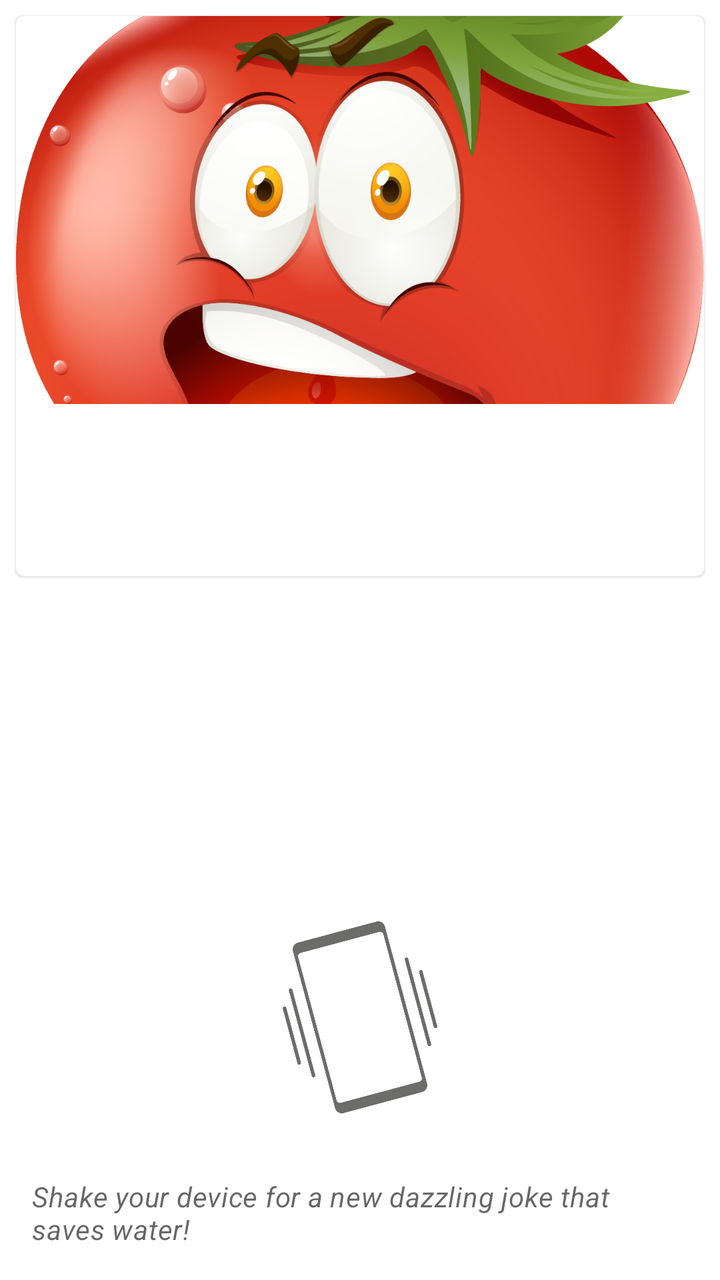
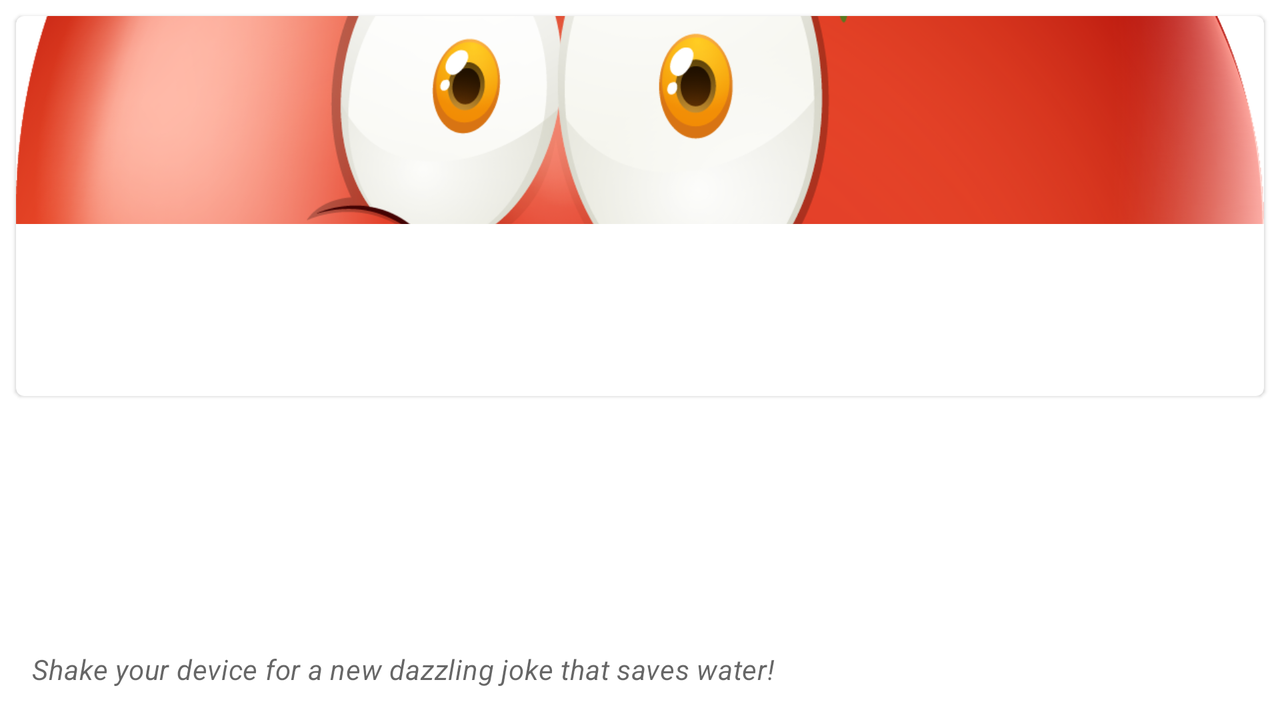

First picture: res/layout/ on a phone held upright. Second picture: the repository's own variant of that layout, on a device whose configuration matches the variant's folder. Source for both follows.
<!-- AndroidManifest.xml: application theme Theme.SaveWaterTapApp -->
<!-- res/layout/fragment_jokes.xml -->
<?xml version="1.0" encoding="utf-8"?>
<androidx.constraintlayout.widget.ConstraintLayout xmlns:android="http://schemas.android.com/apk/res/android"
    xmlns:app="http://schemas.android.com/apk/res-auto"
    xmlns:tools="http://schemas.android.com/tools"
    android:layout_width="match_parent"
    android:layout_height="match_parent">

    
    <com.google.android.material.card.MaterialCardView
        android:id="@+id/card"
        android:layout_width="match_parent"
        android:layout_height="wrap_content"
        android:layout_margin="8dp"
        app:layout_constraintTop_toTopOf="parent"
        tools:layout_editor_absoluteX="8dp">

        <LinearLayout
            android:layout_width="match_parent"
            android:layout_height="wrap_content"
            android:orientation="vertical">

            
            <ImageView
                android:id="@+id/joke_img"
                android:layout_width="match_parent"
                android:layout_height="194dp"
                android:contentDescription="Bildtext"
                android:scaleType="centerCrop"
                app:srcCompat="@drawable/tomato" />

            <LinearLayout
                android:layout_width="match_parent"
                android:layout_height="wrap_content"
                android:orientation="vertical"
                android:padding="16dp">

                
                <TextView
                    android:id="@+id/joke_title"
                    android:layout_width="wrap_content"
                    android:layout_height="wrap_content"
                    android:text="@string/joke_title"
                    android:textAppearance="?attr/textAppearanceHeadline6" />

                <TextView
                    android:id="@+id/joke_body"
                    android:layout_width="wrap_content"
                    android:layout_height="wrap_content"
                    android:layout_marginTop="8dp"
                    android:text="@string/joke_body"
                    android:textAppearance="?attr/textAppearanceBody2"
                    android:textColor="?android:attr/textColorPrimary" />

            </LinearLayout>

        </LinearLayout>

    </com.google.android.material.card.MaterialCardView>

    <TextView
        android:id="@+id/shake_device"
        android:layout_width="0dp"
        android:layout_height="wrap_content"
        android:layout_marginStart="16dp"
        android:layout_marginEnd="16dp"
        android:layout_marginBottom="16dp"
        android:text="@string/shake_device"
        android:textAppearance="?attr/textAppearanceBody2"
        android:textColor="?android:attr/textColorSecondary"
        android:textStyle="italic"
        app:layout_constraintBottom_toBottomOf="parent"
        app:layout_constraintEnd_toEndOf="parent"
        app:layout_constraintStart_toStartOf="parent" />

    <ImageView
        android:id="@+id/imageView2"
        android:layout_width="96dp"
        android:layout_height="96dp"
        android:layout_marginBottom="32dp"
        app:layout_constraintBottom_toTopOf="@+id/shake_device"
        app:layout_constraintEnd_toEndOf="parent"
        app:layout_constraintStart_toStartOf="parent"
        app:srcCompat="@drawable/ic_vibrate" />


</androidx.constraintlayout.widget.ConstraintLayout>
<!-- resources referenced by this layout -->
<resources>
  <!-- drawable ic_vibrate: png bitmap (drawable, 21443 bytes) -->
  <!-- drawable tomato: png bitmap (drawable, 553030 bytes) -->
  <string name="joke_body" />
  <string name="joke_title" />
  <string name="shake_device">"Shake your device for a new dazzling joke that saves water!"</string>
  <style name="Theme.SaveWaterTapApp" parent="Theme.MaterialComponents.DayNight.DarkActionBar">
          
          <item name="colorPrimary">@color/purple_500</item>
          <item name="colorPrimaryVariant">@color/purple_700</item>
          <item name="colorOnPrimary">@color/white</item>
          
          <item name="colorSecondary">@color/teal_200</item>
          <item name="colorSecondaryVariant">@color/teal_700</item>
          <item name="colorOnSecondary">@color/black</item>
          
          <item name="android:statusBarColor" tools:targetApi="l">?attr/colorPrimaryVariant</item>
          
      </style>
  <color name="purple_500">#FF6200EE</color>
  <color name="purple_700">#FF3700B3</color>
  <color name="white">#FFFFFFFF</color>
  <color name="teal_200">#FF03DAC5</color>
  <color name="teal_700">#FF018786</color>
  <color name="black">#FF000000</color>
</resources>
<!-- res/layout-land/fragment_jokes.xml (the author's variant of the layout above) -->
<!-- drawn on the phone turned sideways -->
<?xml version="1.0" encoding="utf-8"?>
<androidx.constraintlayout.widget.ConstraintLayout xmlns:android="http://schemas.android.com/apk/res/android"
    xmlns:app="http://schemas.android.com/apk/res-auto"
    xmlns:tools="http://schemas.android.com/tools"
    android:layout_width="match_parent"
    android:layout_height="match_parent">

    
    <com.google.android.material.card.MaterialCardView
        android:id="@+id/card"
        android:layout_width="match_parent"
        android:layout_height="wrap_content"
        android:layout_margin="8dp"
        app:layout_constraintTop_toTopOf="parent"
        tools:layout_editor_absoluteX="8dp">

        <LinearLayout
            android:layout_width="match_parent"
            android:layout_height="wrap_content"
            android:orientation="vertical">

            
            <ImageView
                android:id="@+id/joke_img"
                android:layout_width="match_parent"
                android:layout_height="104dp"
                android:contentDescription="Bildtext"
                android:scaleType="centerCrop"
                app:srcCompat="@drawable/tomato" />

            <LinearLayout
                android:layout_width="match_parent"
                android:layout_height="wrap_content"
                android:orientation="vertical"
                android:padding="16dp">

                
                <TextView
                    android:id="@+id/joke_title"
                    android:layout_width="wrap_content"
                    android:layout_height="wrap_content"
                    android:text="@string/joke_title"
                    android:textAppearance="?attr/textAppearanceHeadline6" />

                <TextView
                    android:id="@+id/joke_body"
                    android:layout_width="wrap_content"
                    android:layout_height="wrap_content"
                    android:layout_marginTop="8dp"
                    android:text="@string/joke_body"
                    android:textAppearance="?attr/textAppearanceBody2"
                    android:textColor="?android:attr/textColorPrimary" />

            </LinearLayout>

        </LinearLayout>

    </com.google.android.material.card.MaterialCardView>

    <TextView
        android:id="@+id/shake_device"
        android:layout_width="0dp"
        android:layout_height="wrap_content"
        android:layout_marginStart="16dp"
        android:layout_marginEnd="16dp"
        android:layout_marginBottom="16dp"
        android:text="@string/shake_device"
        android:textAppearance="?attr/textAppearanceBody2"
        android:textColor="?android:attr/textColorSecondary"
        android:textStyle="italic"
        app:layout_constraintBottom_toBottomOf="parent"
        app:layout_constraintEnd_toEndOf="parent"
        app:layout_constraintStart_toStartOf="parent" />


</androidx.constraintlayout.widget.ConstraintLayout>
<!-- resources referenced by the variant -->
<!-- as the phone turned sideways resolves them -->
<resources>
  <!-- drawable tomato: png bitmap (drawable, 553030 bytes) -->
  <string name="joke_body" />
  <string name="joke_title" />
  <string name="shake_device">"Shake your device for a new dazzling joke that saves water!"</string>
  <style name="Theme.SaveWaterTapApp" parent="Theme.MaterialComponents.DayNight.DarkActionBar">
          
          <item name="colorPrimary">@color/purple_500</item>
          <item name="colorPrimaryVariant">@color/purple_700</item>
          <item name="colorOnPrimary">@color/white</item>
          
          <item name="colorSecondary">@color/teal_200</item>
          <item name="colorSecondaryVariant">@color/teal_700</item>
          <item name="colorOnSecondary">@color/black</item>
          
          <item name="android:statusBarColor" tools:targetApi="l">?attr/colorPrimaryVariant</item>
          
      </style>
  <color name="purple_500">#FF6200EE</color>
  <color name="purple_700">#FF3700B3</color>
  <color name="white">#FFFFFFFF</color>
  <color name="teal_200">#FF03DAC5</color>
  <color name="teal_700">#FF018786</color>
  <color name="black">#FF000000</color>
</resources>
